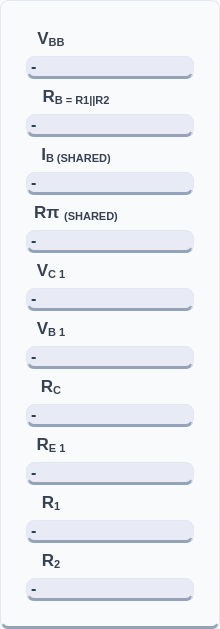
          <widget class="QFrame" name="frameOutputs">
           <property name="sizePolicy">
            <sizepolicy hsizetype="Preferred" vsizetype="Preferred">
             <horstretch>0</horstretch>
             <verstretch>0</verstretch>
            </sizepolicy>
           </property>
           <property name="minimumSize">
            <size>
             <width>220</width>
             <height>80</height>
            </size>
           </property>
           <property name="maximumSize">
            <size>
             <width>16777215</width>
             <height>16777215</height>
            </size>
           </property>
           <property name="styleSheet">
            <string notr="true">background-color: #f8fafc;
color: #334155;
border-radius: 8px;
border: 1px solid #e2e8f0;
border-bottom: 3px solid #94a3b8;
font-family: 'Inter', sans-serif;</string>
           </property>
           <property name="frameShape">
            <enum>QFrame::Shape::StyledPanel</enum>
           </property>
           <layout class="QVBoxLayout" name="verticalLayout_2">
            <property name="spacing">
             <number>5</number>
            </property>
            <property name="leftMargin">
             <number>25</number>
            </property>
            <property name="topMargin">
             <number>25</number>
            </property>
            <property name="rightMargin">
             <number>25</number>
            </property>
            <property name="bottomMargin">
             <number>25</number>
            </property>
            <item>
             <widget class="QLabel" name="labelIconVbb">
              <property name="sizePolicy">
               <sizepolicy hsizetype="Expanding" vsizetype="Fixed">
                <horstretch>0</horstretch>
                <verstretch>0</verstretch>
               </sizepolicy>
              </property>
              <property name="minimumSize">
               <size>
                <width>40</width>
                <height>25</height>
               </size>
              </property>
              <property name="maximumSize">
               <size>
                <width>50</width>
                <height>50</height>
               </size>
              </property>
              <property name="styleSheet">
               <string notr="true">QLabel {
    color: #374151;             /* The dark charcoal text from Image 1 */
    font-family: &quot;Rockwell&quot;;    /* The serif font from Image 1 */
    font-size: 13pt;
    font-weight: bold;
    background: transparent;    /* Crucial for the Image 2 flat look */
    border: none;
}</string>
              </property>
              <property name="text">
               <string>&lt;html&gt;&lt;head/&gt;&lt;body&gt;&lt;p&gt;V&lt;span style=&quot; vertical-align:sub;&quot;&gt;BB&lt;/span&gt;&lt;/p&gt;&lt;/body&gt;&lt;/html&gt;</string>
              </property>
              <property name="alignment">
               <set>Qt::AlignmentFlag::AlignCenter</set>
              </property>
             </widget>
            </item>
            <item>
             <widget class="QLabel" name="labelOutputVbb">
              <property name="sizePolicy">
               <sizepolicy hsizetype="Preferred" vsizetype="Fixed">
                <horstretch>0</horstretch>
                <verstretch>0</verstretch>
               </sizepolicy>
              </property>
              <property name="minimumSize">
               <size>
                <width>100</width>
                <height>20</height>
               </size>
              </property>
              <property name="cursor">
               <cursorShape>IBeamCursor</cursorShape>
              </property>
              <property name="mouseTracking">
               <bool>false</bool>
              </property>
              <property name="styleSheet">
               <string notr="true">font-size: 16px; font-weight: bold; color: #2c3e50; background: #e8eaf6;

</string>
              </property>
              <property name="text">
               <string>-</string>
              </property>
              <property name="scaledContents">
               <bool>false</bool>
              </property>
              <property name="textInteractionFlags">
               <set>Qt::TextInteractionFlag::LinksAccessibleByMouse|Qt::TextInteractionFlag::TextSelectableByMouse</set>
              </property>
             </widget>
            </item>
            <item>
             <widget class="QLabel" name="labelIconRb1">
              <property name="minimumSize">
               <size>
                <width>40</width>
                <height>25</height>
               </size>
              </property>
              <property name="maximumSize">
               <size>
                <width>100</width>
                <height>50</height>
               </size>
              </property>
              <property name="styleSheet">
               <string notr="true">QLabel {
    color: #374151;             /* The dark charcoal text from Image 1 */
    font-family: &quot;Rockwell&quot;;    /* The serif font from Image 1 */
    font-size: 13pt;
    font-weight: bold;
    background: transparent;    /* Crucial for the Image 2 flat look */
    border: none;
}</string>
              </property>
              <property name="text">
               <string>&lt;html&gt;&lt;head/&gt;&lt;body&gt;&lt;p&gt;R&lt;span style=&quot; vertical-align:sub;&quot;&gt;B = R1||R2&lt;/span&gt;&lt;/p&gt;&lt;/body&gt;&lt;/html&gt;</string>
              </property>
              <property name="alignment">
               <set>Qt::AlignmentFlag::AlignCenter</set>
              </property>
             </widget>
            </item>
            <item>
             <widget class="QLabel" name="labelOutputRb1">
              <property name="sizePolicy">
               <sizepolicy hsizetype="Preferred" vsizetype="Fixed">
                <horstretch>0</horstretch>
                <verstretch>0</verstretch>
               </sizepolicy>
              </property>
              <property name="minimumSize">
               <size>
                <width>100</width>
                <height>20</height>
               </size>
              </property>
              <property name="cursor">
               <cursorShape>IBeamCursor</cursorShape>
              </property>
              <property name="mouseTracking">
               <bool>true</bool>
              </property>
              <property name="styleSheet">
               <string notr="true">font-size: 16px; font-weight: bold; color: #2c3e50; background: #e8eaf6;

</string>
              </property>
              <property name="text">
               <string>-</string>
              </property>
              <property name="textInteractionFlags">
               <set>Qt::TextInteractionFlag::LinksAccessibleByMouse|Qt::TextInteractionFlag::TextSelectableByMouse</set>
              </property>
             </widget>
            </item>
            <item>
             <widget class="QLabel" name="labelIconIb">
              <property name="sizePolicy">
               <sizepolicy hsizetype="Expanding" vsizetype="Fixed">
                <horstretch>0</horstretch>
                <verstretch>0</verstretch>
               </sizepolicy>
              </property>
              <property name="minimumSize">
               <size>
                <width>100</width>
                <height>25</height>
               </size>
              </property>
              <property name="maximumSize">
               <size>
                <width>50</width>
                <height>50</height>
               </size>
              </property>
              <property name="styleSheet">
               <string notr="true">QLabel {
    color: #374151;             /* The dark charcoal text from Image 1 */
    font-family: &quot;Rockwell&quot;;    /* The serif font from Image 1 */
    font-size: 13pt;
    font-weight: bold;
    background: transparent;    /* Crucial for the Image 2 flat look */
    border: none;
}</string>
              </property>
              <property name="text">
               <string>&lt;html&gt;&lt;head/&gt;&lt;body&gt;&lt;p&gt;I&lt;span style=&quot; vertical-align:sub;&quot;&gt;B (SHARED)&lt;/span&gt;&lt;/p&gt;&lt;/body&gt;&lt;/html&gt;</string>
              </property>
              <property name="alignment">
               <set>Qt::AlignmentFlag::AlignCenter</set>
              </property>
             </widget>
            </item>
            <item>
             <widget class="QLabel" name="labelOutputIb">
              <property name="sizePolicy">
               <sizepolicy hsizetype="Preferred" vsizetype="Fixed">
                <horstretch>0</horstretch>
                <verstretch>0</verstretch>
               </sizepolicy>
              </property>
              <property name="minimumSize">
               <size>
                <width>100</width>
                <height>20</height>
               </size>
              </property>
              <property name="cursor">
               <cursorShape>IBeamCursor</cursorShape>
              </property>
              <property name="mouseTracking">
               <bool>true</bool>
              </property>
              <property name="styleSheet">
               <string notr="true">font-size: 16px; font-weight: bold; color: #2c3e50; background: #e8eaf6;

</string>
              </property>
              <property name="text">
               <string>-</string>
              </property>
              <property name="textInteractionFlags">
               <set>Qt::TextInteractionFlag::LinksAccessibleByMouse|Qt::TextInteractionFlag::TextSelectableByMouse</set>
              </property>
             </widget>
            </item>
            <item>
             <widget class="QLabel" name="labelIconRpi">
              <property name="sizePolicy">
               <sizepolicy hsizetype="Expanding" vsizetype="Fixed">
                <horstretch>0</horstretch>
                <verstretch>0</verstretch>
               </sizepolicy>
              </property>
              <property name="minimumSize">
               <size>
                <width>100</width>
                <height>25</height>
               </size>
              </property>
              <property name="maximumSize">
               <size>
                <width>50</width>
                <height>50</height>
               </size>
              </property>
              <property name="styleSheet">
               <string notr="true">QLabel {
    color: #374151;             /* The dark charcoal text from Image 1 */
    font-family: &quot;Rockwell&quot;;    /* The serif font from Image 1 */
    font-size: 13pt;
    font-weight: bold;
    background: transparent;    /* Crucial for the Image 2 flat look */
    border: none;
}</string>
              </property>
              <property name="text">
               <string>&lt;html&gt;&lt;head/&gt;&lt;body&gt;&lt;p&gt;Rπ &lt;span style=&quot; vertical-align:sub;&quot;&gt;(SHARED)&lt;/span&gt;&lt;/p&gt;&lt;/body&gt;&lt;/html&gt;</string>
              </property>
              <property name="alignment">
               <set>Qt::AlignmentFlag::AlignCenter</set>
              </property>
             </widget>
            </item>
            <item>
             <widget class="QLabel" name="labelOutputRpi">
              <property name="sizePolicy">
               <sizepolicy hsizetype="Preferred" vsizetype="Fixed">
                <horstretch>0</horstretch>
                <verstretch>0</verstretch>
               </sizepolicy>
              </property>
              <property name="minimumSize">
               <size>
                <width>100</width>
                <height>20</height>
               </size>
              </property>
              <property name="cursor">
               <cursorShape>IBeamCursor</cursorShape>
              </property>
              <property name="mouseTracking">
               <bool>true</bool>
              </property>
              <property name="styleSheet">
               <string notr="true">font-size: 16px; font-weight: bold; color: #2c3e50; background: #e8eaf6;

</string>
              </property>
              <property name="text">
               <string>-</string>
              </property>
              <property name="textInteractionFlags">
               <set>Qt::TextInteractionFlag::LinksAccessibleByMouse|Qt::TextInteractionFlag::TextSelectableByMouse</set>
              </property>
             </widget>
            </item>
            <item>
             <widget class="QLabel" name="labelIconVc1_2">
              <property name="sizePolicy">
               <sizepolicy hsizetype="Expanding" vsizetype="Fixed">
                <horstretch>40</horstretch>
                <verstretch>40</verstretch>
               </sizepolicy>
              </property>
              <property name="minimumSize">
               <size>
                <width>40</width>
                <height>25</height>
               </size>
              </property>
              <property name="maximumSize">
               <size>
                <width>50</width>
                <height>50</height>
               </size>
              </property>
              <property name="styleSheet">
               <string notr="true">QLabel {
    color: #374151;             /* The dark charcoal text from Image 1 */
    font-family: &quot;Rockwell&quot;;    /* The serif font from Image 1 */
    font-size: 13pt;
    font-weight: bold;
    background: transparent;    /* Crucial for the Image 2 flat look */
    border: none;
}</string>
              </property>
              <property name="text">
               <string>&lt;html&gt;&lt;head/&gt;&lt;body&gt;&lt;p&gt;V&lt;span style=&quot; vertical-align:sub;&quot;&gt;C 1&lt;/span&gt;&lt;/p&gt;&lt;/body&gt;&lt;/html&gt;</string>
              </property>
              <property name="alignment">
               <set>Qt::AlignmentFlag::AlignCenter</set>
              </property>
             </widget>
            </item>
            <item>
             <widget class="QLabel" name="labelOutputVc1">
              <property name="sizePolicy">
               <sizepolicy hsizetype="Preferred" vsizetype="Fixed">
                <horstretch>0</horstretch>
                <verstretch>0</verstretch>
               </sizepolicy>
              </property>
              <property name="minimumSize">
               <size>
                <width>100</width>
                <height>20</height>
               </size>
              </property>
              <property name="cursor">
               <cursorShape>IBeamCursor</cursorShape>
              </property>
              <property name="mouseTracking">
               <bool>true</bool>
              </property>
              <property name="styleSheet">
               <string notr="true">font-size: 16px; font-weight: bold; color: #2c3e50; background: #e8eaf6;

</string>
              </property>
              <property name="text">
               <string>-</string>
              </property>
              <property name="textInteractionFlags">
               <set>Qt::TextInteractionFlag::LinksAccessibleByMouse|Qt::TextInteractionFlag::TextSelectableByMouse</set>
              </property>
             </widget>
            </item>
            <item>
             <widget class="QLabel" name="labelIconVb1">
              <property name="sizePolicy">
               <sizepolicy hsizetype="Expanding" vsizetype="Fixed">
                <horstretch>0</horstretch>
                <verstretch>0</verstretch>
               </sizepolicy>
              </property>
              <property name="minimumSize">
               <size>
                <width>40</width>
                <height>25</height>
               </size>
              </property>
              <property name="maximumSize">
               <size>
                <width>50</width>
                <height>50</height>
               </size>
              </property>
              <property name="styleSheet">
               <string notr="true">QLabel {
    color: #374151;             /* The dark charcoal text from Image 1 */
    font-family: &quot;Rockwell&quot;;    /* The serif font from Image 1 */
    font-size: 13pt;
    font-weight: bold;
    background: transparent;    /* Crucial for the Image 2 flat look */
    border: none;
}</string>
              </property>
              <property name="text">
               <string>&lt;html&gt;&lt;head/&gt;&lt;body&gt;&lt;p&gt;V&lt;span style=&quot; vertical-align:sub;&quot;&gt;B 1&lt;/span&gt;&lt;/p&gt;&lt;/body&gt;&lt;/html&gt;</string>
              </property>
              <property name="alignment">
               <set>Qt::AlignmentFlag::AlignCenter</set>
              </property>
             </widget>
            </item>
            <item>
             <widget class="QLabel" name="labelOutputVb1">
              <property name="sizePolicy">
               <sizepolicy hsizetype="Preferred" vsizetype="Fixed">
                <horstretch>0</horstretch>
                <verstretch>0</verstretch>
               </sizepolicy>
              </property>
              <property name="minimumSize">
               <size>
                <width>100</width>
                <height>20</height>
               </size>
              </property>
              <property name="cursor">
               <cursorShape>IBeamCursor</cursorShape>
              </property>
              <property name="mouseTracking">
               <bool>true</bool>
              </property>
              <property name="styleSheet">
               <string notr="true">font-size: 16px; font-weight: bold; color: #2c3e50; background: #e8eaf6;

</string>
              </property>
              <property name="text">
               <string>-</string>
              </property>
              <property name="textInteractionFlags">
               <set>Qt::TextInteractionFlag::LinksAccessibleByMouse|Qt::TextInteractionFlag::TextSelectableByMouse</set>
              </property>
             </widget>
            </item>
            <item>
             <widget class="QLabel" name="labelIconRc">
              <property name="sizePolicy">
               <sizepolicy hsizetype="Expanding" vsizetype="Fixed">
                <horstretch>0</horstretch>
                <verstretch>0</verstretch>
               </sizepolicy>
              </property>
              <property name="minimumSize">
               <size>
                <width>40</width>
                <height>25</height>
               </size>
              </property>
              <property name="maximumSize">
               <size>
                <width>50</width>
                <height>50</height>
               </size>
              </property>
              <property name="styleSheet">
               <string notr="true">QLabel {
    color: #374151;             /* The dark charcoal text from Image 1 */
    font-family: &quot;Rockwell&quot;;    /* The serif font from Image 1 */
    font-size: 13pt;
    font-weight: bold;
    background: transparent;    /* Crucial for the Image 2 flat look */
    border: none;
}</string>
              </property>
              <property name="text">
               <string>&lt;html&gt;&lt;head/&gt;&lt;body&gt;&lt;p&gt;R&lt;span style=&quot; vertical-align:sub;&quot;&gt;C&lt;/span&gt;&lt;/p&gt;&lt;/body&gt;&lt;/html&gt;</string>
              </property>
              <property name="alignment">
               <set>Qt::AlignmentFlag::AlignCenter</set>
              </property>
             </widget>
            </item>
            <item>
             <widget class="QLabel" name="labelOutputRc">
              <property name="sizePolicy">
               <sizepolicy hsizetype="Preferred" vsizetype="Fixed">
                <horstretch>0</horstretch>
                <verstretch>0</verstretch>
               </sizepolicy>
              </property>
              <property name="minimumSize">
               <size>
                <width>100</width>
                <height>20</height>
               </size>
              </property>
              <property name="cursor">
               <cursorShape>IBeamCursor</cursorShape>
              </property>
              <property name="mouseTracking">
               <bool>true</bool>
              </property>
              <property name="styleSheet">
               <string notr="true">font-size: 16px; font-weight: bold; color: #2c3e50; background: #e8eaf6;

</string>
              </property>
              <property name="text">
               <string>-</string>
              </property>
              <property name="textInteractionFlags">
               <set>Qt::TextInteractionFlag::LinksAccessibleByMouse|Qt::TextInteractionFlag::TextSelectableByMouse</set>
              </property>
             </widget>
            </item>
            <item>
             <widget class="QLabel" name="labelIconRe1">
              <property name="sizePolicy">
               <sizepolicy hsizetype="Expanding" vsizetype="Fixed">
                <horstretch>0</horstretch>
                <verstretch>0</verstretch>
               </sizepolicy>
              </property>
              <property name="minimumSize">
               <size>
                <width>40</width>
                <height>25</height>
               </size>
              </property>
              <property name="maximumSize">
               <size>
                <width>50</width>
                <height>50</height>
               </size>
              </property>
              <property name="styleSheet">
               <string notr="true">QLabel {
    color: #374151;             /* The dark charcoal text from Image 1 */
    font-family: &quot;Rockwell&quot;;    /* The serif font from Image 1 */
    font-size: 13pt;
    font-weight: bold;
    background: transparent;    /* Crucial for the Image 2 flat look */
    border: none;
}</string>
              </property>
              <property name="text">
               <string>&lt;html&gt;&lt;head/&gt;&lt;body&gt;&lt;p&gt;R&lt;span style=&quot; vertical-align:sub;&quot;&gt;E 1&lt;/span&gt;&lt;/p&gt;&lt;/body&gt;&lt;/html&gt;</string>
              </property>
              <property name="alignment">
               <set>Qt::AlignmentFlag::AlignCenter</set>
              </property>
             </widget>
            </item>
            <item>
             <widget class="QLabel" name="labelOutputRe1">
              <property name="sizePolicy">
               <sizepolicy hsizetype="Preferred" vsizetype="Fixed">
                <horstretch>0</horstretch>
                <verstretch>0</verstretch>
               </sizepolicy>
              </property>
              <property name="minimumSize">
               <size>
                <width>100</width>
                <height>20</height>
               </size>
              </property>
              <property name="cursor">
               <cursorShape>IBeamCursor</cursorShape>
              </property>
              <property name="mouseTracking">
               <bool>true</bool>
              </property>
              <property name="styleSheet">
               <string notr="true">font-size: 16px; font-weight: bold; color: #2c3e50; background: #e8eaf6;

</string>
              </property>
              <property name="text">
               <string>-</string>
              </property>
              <property name="textInteractionFlags">
               <set>Qt::TextInteractionFlag::LinksAccessibleByMouse|Qt::TextInteractionFlag::TextSelectableByMouse</set>
              </property>
             </widget>
            </item>
            <item>
             <widget class="QLabel" name="labelIconVc_2">
              <property name="sizePolicy">
               <sizepolicy hsizetype="Expanding" vsizetype="Fixed">
                <horstretch>40</horstretch>
                <verstretch>40</verstretch>
               </sizepolicy>
              </property>
              <property name="minimumSize">
               <size>
                <width>40</width>
                <height>25</height>
               </size>
              </property>
              <property name="maximumSize">
               <size>
                <width>50</width>
                <height>50</height>
               </size>
              </property>
              <property name="styleSheet">
               <string notr="true">QLabel {
    color: #374151;             /* The dark charcoal text from Image 1 */
    font-family: &quot;Rockwell&quot;;    /* The serif font from Image 1 */
    font-size: 13pt;
    font-weight: bold;
    background: transparent;    /* Crucial for the Image 2 flat look */
    border: none;
}</string>
              </property>
              <property name="text">
               <string>&lt;html&gt;&lt;head/&gt;&lt;body&gt;&lt;p&gt;R&lt;span style=&quot; vertical-align:sub;&quot;&gt;1&lt;/span&gt;&lt;/p&gt;&lt;/body&gt;&lt;/html&gt;</string>
              </property>
              <property name="alignment">
               <set>Qt::AlignmentFlag::AlignCenter</set>
              </property>
             </widget>
            </item>
            <item>
             <widget class="QLabel" name="labelOutputR1">
              <property name="sizePolicy">
               <sizepolicy hsizetype="Preferred" vsizetype="Fixed">
                <horstretch>0</horstretch>
                <verstretch>0</verstretch>
               </sizepolicy>
              </property>
              <property name="minimumSize">
               <size>
                <width>100</width>
                <height>20</height>
               </size>
              </property>
              <property name="cursor">
               <cursorShape>IBeamCursor</cursorShape>
              </property>
              <property name="mouseTracking">
               <bool>true</bool>
              </property>
              <property name="styleSheet">
               <string notr="true">font-size: 16px; font-weight: bold; color: #2c3e50; background: #e8eaf6;

</string>
              </property>
              <property name="text">
               <string>-</string>
              </property>
              <property name="textInteractionFlags">
               <set>Qt::TextInteractionFlag::LinksAccessibleByMouse|Qt::TextInteractionFlag::TextSelectableByMouse</set>
              </property>
             </widget>
            </item>
            <item>
             <widget class="QLabel" name="labelIconVb">
              <property name="sizePolicy">
               <sizepolicy hsizetype="Expanding" vsizetype="Fixed">
                <horstretch>0</horstretch>
                <verstretch>0</verstretch>
               </sizepolicy>
              </property>
              <property name="minimumSize">
               <size>
                <width>40</width>
                <height>25</height>
               </size>
              </property>
              <property name="maximumSize">
               <size>
                <width>50</width>
                <height>50</height>
               </size>
              </property>
              <property name="styleSheet">
               <string notr="true">QLabel {
    color: #374151;             /* The dark charcoal text from Image 1 */
    font-family: &quot;Rockwell&quot;;    /* The serif font from Image 1 */
    font-size: 13pt;
    font-weight: bold;
    background: transparent;    /* Crucial for the Image 2 flat look */
    border: none;
}</string>
              </property>
              <property name="text">
               <string>&lt;html&gt;&lt;head/&gt;&lt;body&gt;&lt;p&gt;R&lt;span style=&quot; vertical-align:sub;&quot;&gt;2&lt;/span&gt;&lt;/p&gt;&lt;/body&gt;&lt;/html&gt;</string>
              </property>
              <property name="alignment">
               <set>Qt::AlignmentFlag::AlignCenter</set>
              </property>
             </widget>
            </item>
            <item>
             <widget class="QLabel" name="labelOutputR2">
              <property name="sizePolicy">
               <sizepolicy hsizetype="Preferred" vsizetype="Fixed">
                <horstretch>0</horstretch>
                <verstretch>0</verstretch>
               </sizepolicy>
              </property>
              <property name="minimumSize">
               <size>
                <width>100</width>
                <height>20</height>
               </size>
              </property>
              <property name="cursor">
               <cursorShape>IBeamCursor</cursorShape>
              </property>
              <property name="mouseTracking">
               <bool>true</bool>
              </property>
              <property name="styleSheet">
               <string notr="true">font-size: 16px; font-weight: bold; color: #2c3e50; background: #e8eaf6;

</string>
              </property>
              <property name="text">
               <string>-</string>
              </property>
              <property name="textInteractionFlags">
               <set>Qt::TextInteractionFlag::LinksAccessibleByMouse|Qt::TextInteractionFlag::TextSelectableByMouse</set>
              </property>
             </widget>
            </item>
           </layout>
          </widget>
